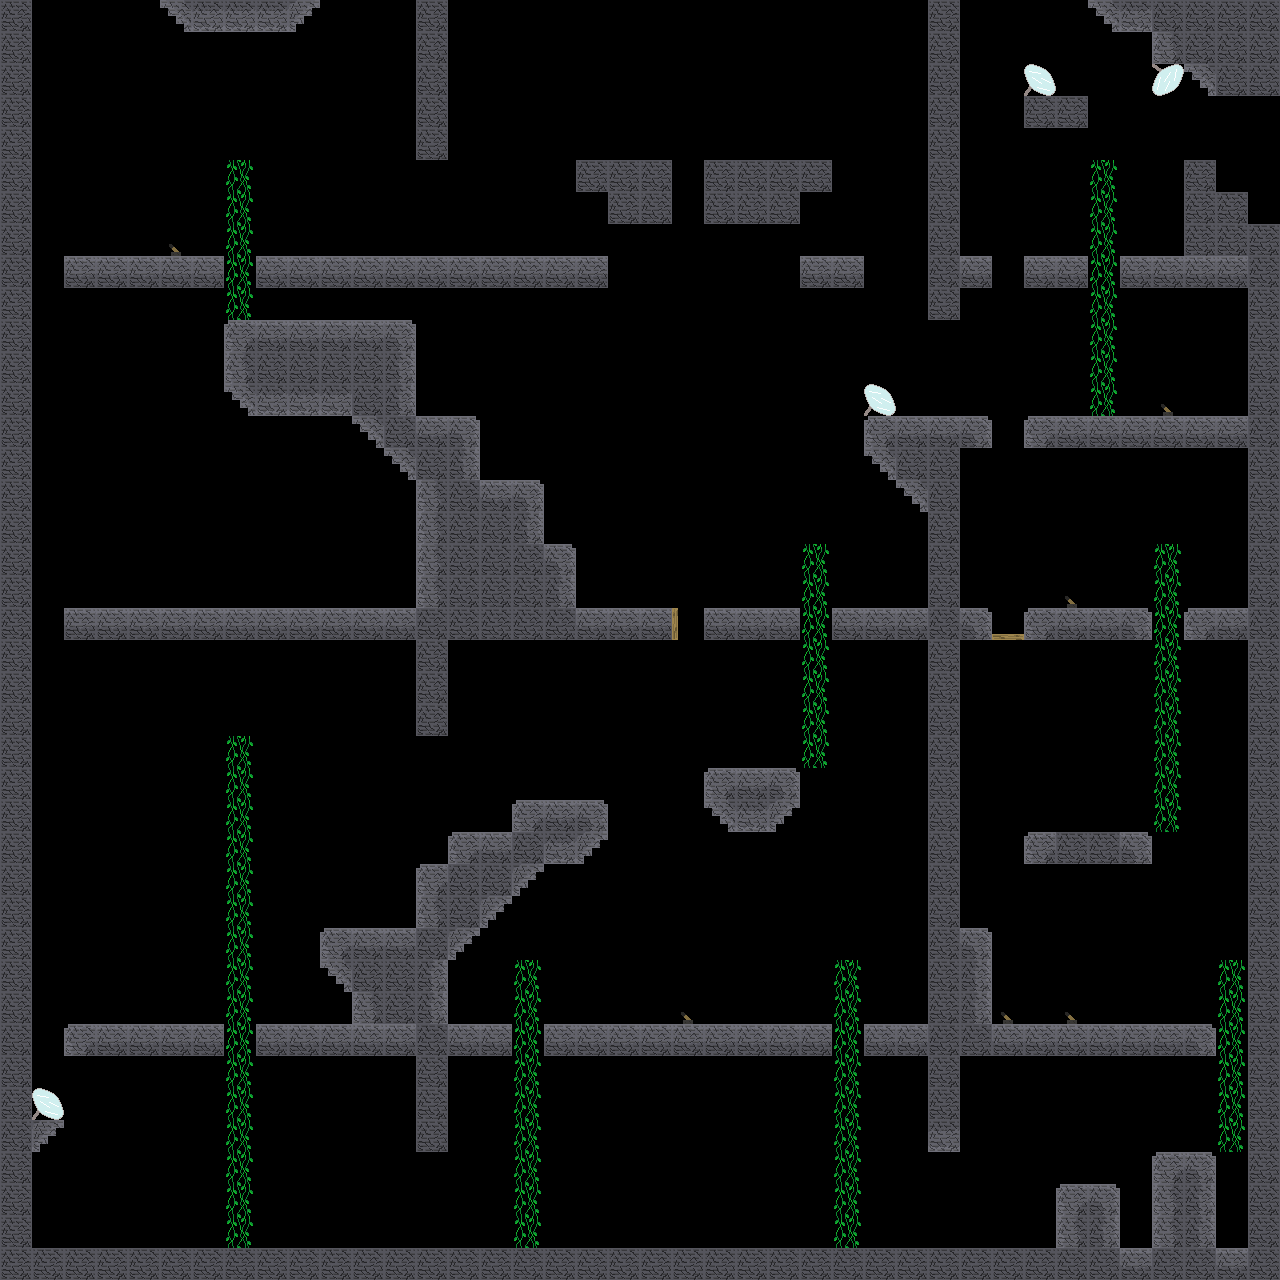

Rendered tile map (Tiled .tmx) drawn with the repository's tilesets; below, a short description and the map source with its tile grids summarised:
An orthogonal 40x40 tile map with 32x32 px tiles, 1 tile layer (Kachelebene 1), 3 tilesets and 6 objects.

<map version="1.0" orientation="orthogonal" renderorder="right-down" width="40" height="40" tilewidth="32" tileheight="32" nextobjectid="11">
 <properties>
  <property name="SpawnX" value="2" />
  <property name="SpawnY" value="1" />
 </properties>
 <tileset firstgid="1" name="tileset_ruin" tilewidth="32" tileheight="32">
  <image source="tileset_ruin.png" width="128" height="128" />
 </tileset>
 <tileset firstgid="17" name="light" tilewidth="32" tileheight="32">
  <image source="light.png" width="64" height="64" />
 </tileset>
 <tileset firstgid="21" name="objects" tilewidth="32" tileheight="32">
  <image source="spritesheet.png" width="256" height="256" />
 </tileset>
 <layer name="Kachelebene 1" width="40" height="40">
  <data>[1600 cells, 469 non-empty, 15 distinct tile ids]</data>
 </layer>
 <objectgroup name="objectLayer">
  <object id="1" gid="64" x="672" y="1024" width="32" height="32">
   <properties>
    <property name="TargetX" value="1" />
    <property name="TargetY" value="5" />
   </properties>
  </object>
  <object id="2" gid="64" x="992" y="1024" width="32" height="32">
   <properties>
    <property name="TargetX" value="21" />
    <property name="TargetY" value="20" />
   </properties>
  </object>
  <object id="3" gid="64" x="1056" y="1024" width="32" height="32">
   <properties>
    <property name="TargetX" value="31" />
    <property name="TargetY" value="20" />
   </properties>
  </object>
  <object id="4" gid="64" x="1152" y="416" width="32" height="32">
   <properties>
    <property name="TargetX" value="36" />
    <property name="TargetY" value="37" />
   </properties>
  </object>
  <object id="8" gid="64" x="1056" y="608" width="32" height="32">
   <properties>
    <property name="TargetX" value="27" />
    <property name="TargetY" value="27" />
   </properties>
  </object>
  <object id="9" gid="64" x="160" y="256" width="32" height="32">
   <properties>
    <property name="TargetX" value="27" />
    <property name="TargetY" value="27" />
   </properties>
  </object>
 </objectgroup>
</map>
